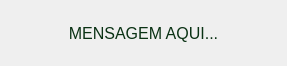
<?xml version="1.0" encoding="UTF-8"?>
<ui version="4.0">
 <class>Form</class>
 <widget class="QWidget" name="Form">
  <property name="geometry">
   <rect>
    <x>0</x>
    <y>0</y>
    <width>287</width>
    <height>66</height>
   </rect>
  </property>
  <property name="sizePolicy">
   <sizepolicy hsizetype="Expanding" vsizetype="Expanding">
    <horstretch>0</horstretch>
    <verstretch>0</verstretch>
   </sizepolicy>
  </property>
  <property name="windowTitle">
   <string>BD_FadeOutMessage</string>
  </property>
  <property name="windowOpacity">
   <double>1.000000000000000</double>
  </property>
  <property name="styleSheet">
   <string notr="true"/>
  </property>
  <layout class="QGridLayout" name="gridLayout_2">
   <item row="0" column="0">
    <widget class="QLabel" name="label">
     <property name="font">
      <font>
       <pointsize>12</pointsize>
      </font>
     </property>
     <property name="styleSheet">
      <string notr="true">QLabel {
	color: rgb(10, 50, 20);
}</string>
     </property>
     <property name="text">
      <string>MENSAGEM AQUI...</string>
     </property>
     <property name="alignment">
      <set>Qt::AlignCenter</set>
     </property>
     <property name="wordWrap">
      <bool>true</bool>
     </property>
    </widget>
   </item>
  </layout>
 </widget>
 <resources/>
 <connections/>
</ui>
